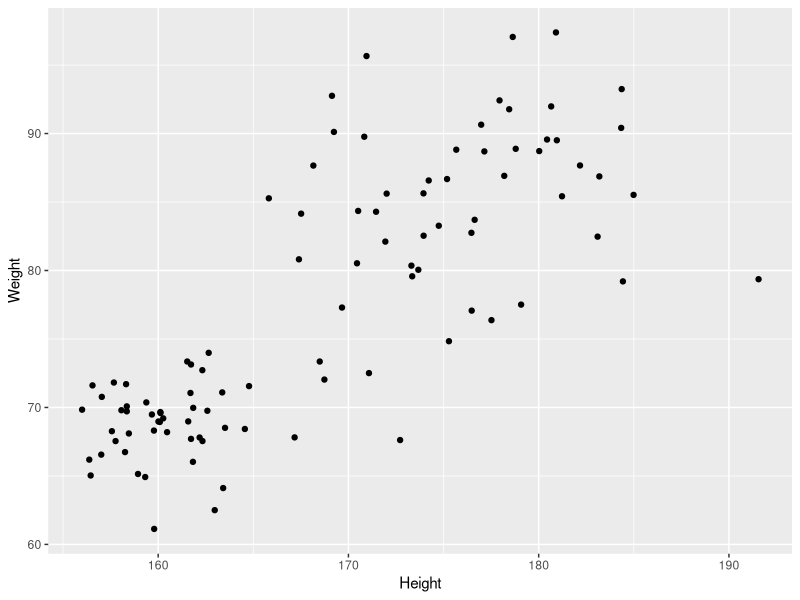
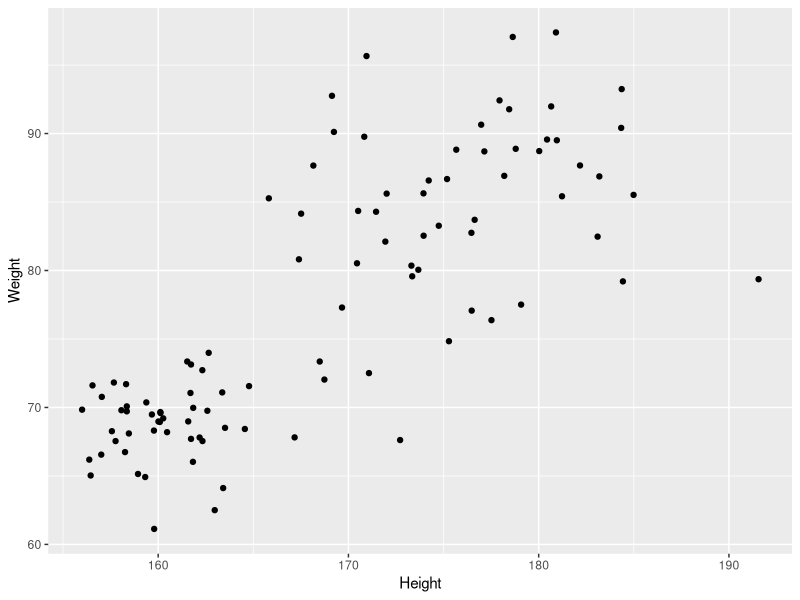
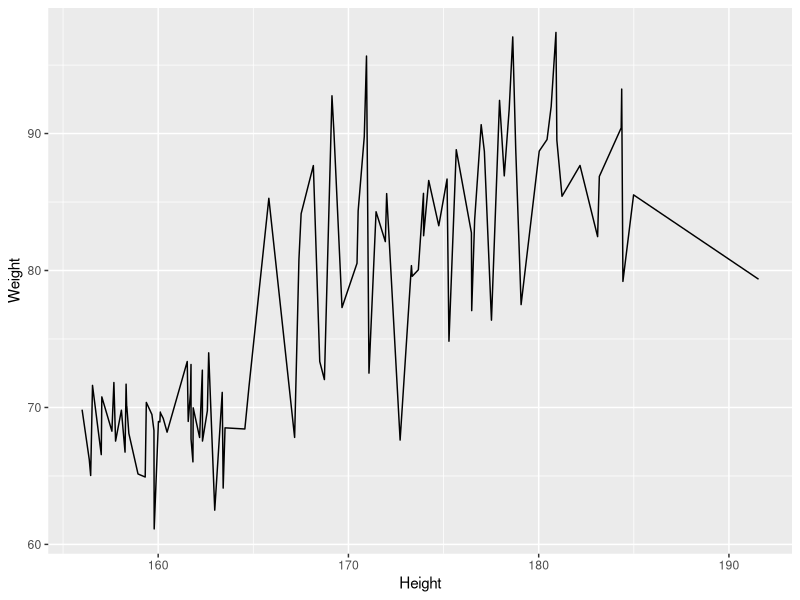
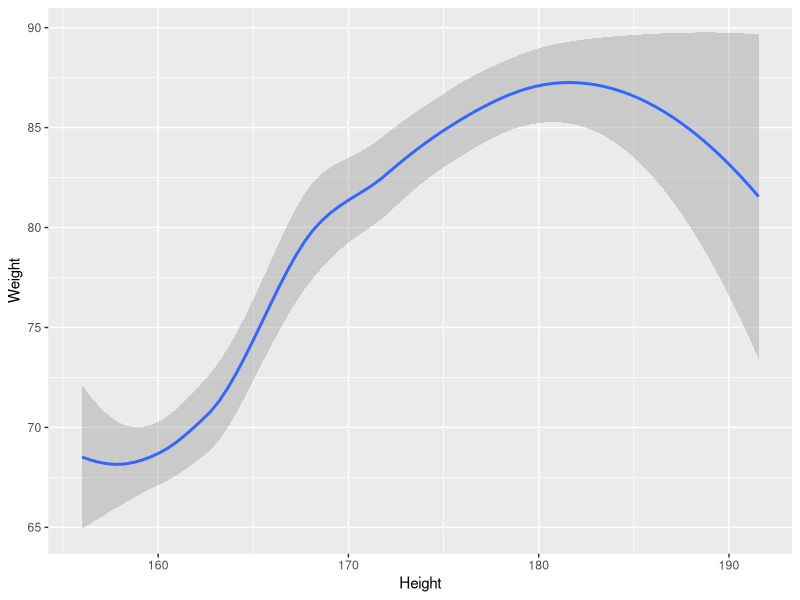
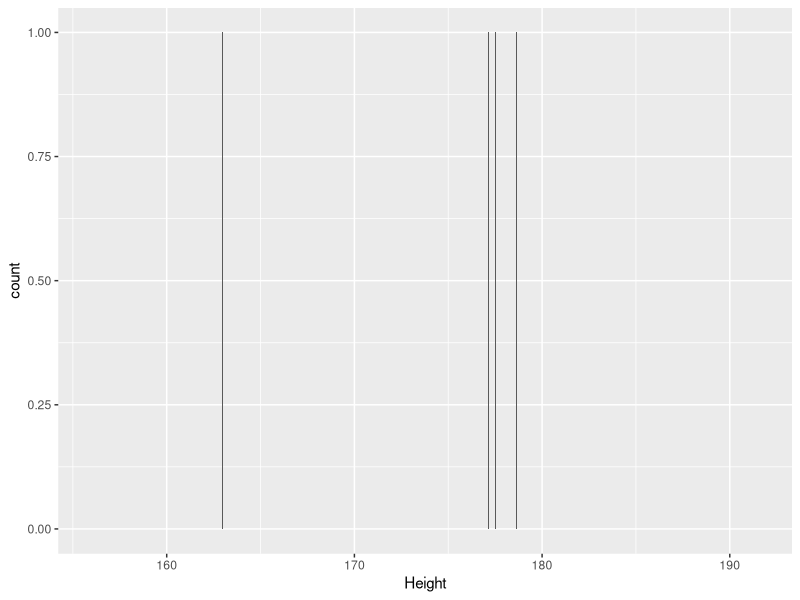
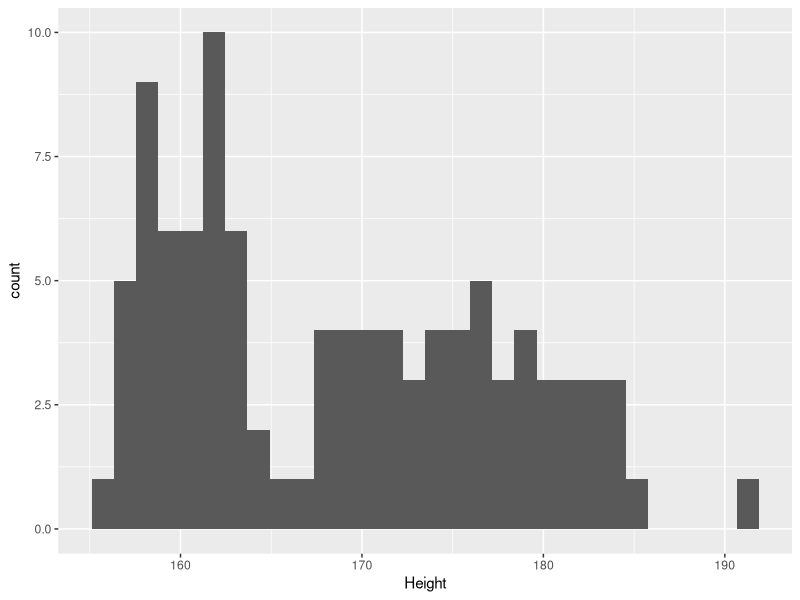
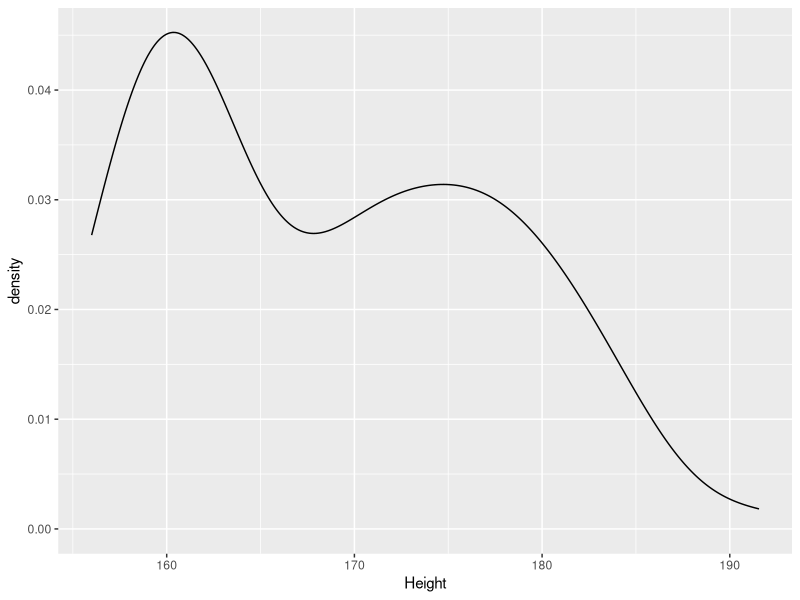
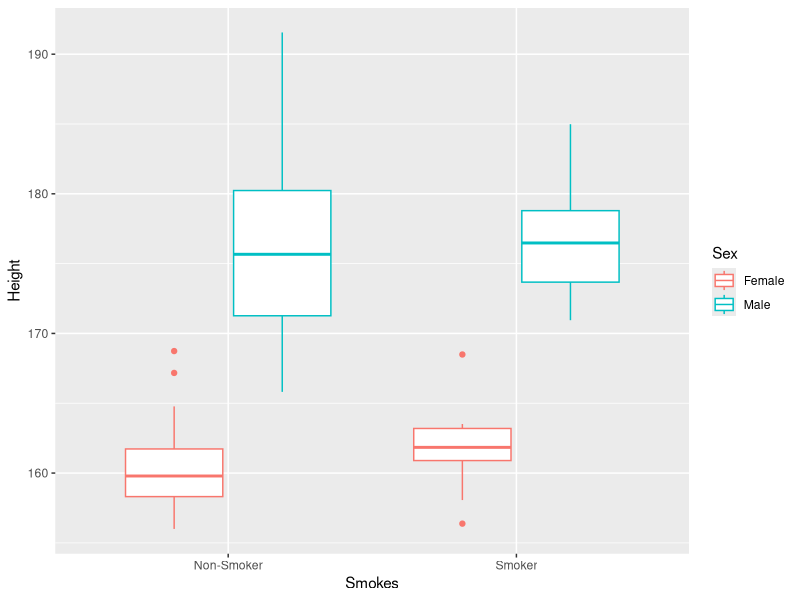

The R script that drew these images, in order:
## ---- chunk 1
knitr::opts_chunk$set(echo = TRUE)
## ---- chunk 2

## ---- chunk 3
suppressPackageStartupMessages(library(tidyr))
suppressPackageStartupMessages(library(ggplot2))
suppressPackageStartupMessages(library(dplyr))
suppressPackageStartupMessages(library(stringr))
suppressPackageStartupMessages(library(lubridate))
## ---- chunk 4
patients_clean <- read.delim("patients_clean_ggplot2.txt",sep="\t")
knitr:::kable(head(patients_clean))
## ---- chunk 5
pcPlot <- ggplot(data=patients_clean)
class(pcPlot)
pcPlot$data[1:4,]
## ---- chunk 6
pcPlot$mapping
pcPlot$theme
pcPlot$layers
## ---- chunk 7
pcPlot <- ggplot(data=patients_clean)

pcPlot <- pcPlot+aes(x=Height,Weight)

pcPlot$mapping
pcPlot$theme
pcPlot$layers
## ---- chunk 8
pcPlot <- ggplot(data=patients_clean)

pcPlot <- pcPlot+aes(x=Height,Weight)
pcPlot <- pcPlot+geom_point()

pcPlot$mapping
pcPlot$theme
pcPlot$layers

## ---- chunk 9
pcPlot

## ---- chunk 10
pcPlot <- ggplot(data=patients_clean,
                 mapping=aes(x=Height,Weight))
pcPlot+geom_point()
## ---- chunk 11
pcPlot <- ggplot(data=patients_clean,
        mapping=aes(x=Height,Weight))

pcPlot_line <- pcPlot+geom_line() 

pcPlot_line

## ---- chunk 12
pcPlot <- ggplot(data=patients_clean,
        mapping=aes(x=Height,Weight))

pcPlot_smooth <- pcPlot+geom_smooth() 

pcPlot_smooth

## ---- chunk 13
pcPlot <- ggplot(data=patients_clean,
        mapping=aes(x=Height))

pcPlot_bar <- pcPlot+geom_bar() 

pcPlot_bar

# pcPlot <- ggplot(data=patients_clean,
#         mapping=aes(x=Height,))
# 
# pcPlot_bar <- pcPlot+geom_bar() 
# 
# pcPlot_bar

## ---- chunk 14
pcPlot <- ggplot(data=patients_clean,
        mapping=aes(x=Height))

pcPlot_hist <- pcPlot+geom_histogram() 

pcPlot_hist

## ---- chunk 15
pcPlot <- ggplot(data=patients_clean,
        mapping=aes(x=Height))

pcPlot_density <- pcPlot+geom_density() 

pcPlot_density

## ---- chunk 16

pcPlot <- ggplot(data=patients_clean,
        mapping=aes(x=Smokes,y=Height,colour=Sex))

pcPlot_boxplot <- pcPlot+geom_boxplot() 

pcPlot_boxplot
## ---- chunk 17

pcPlot <- ggplot(data=patients_clean,
        mapping=aes(x=Smokes,y=Height,colour=Sex))

pcPlot_violin <- pcPlot+geom_violin() 

pcPlot_violin
## ---- chunk 18
pcPlot <- ggplot(data=patients_clean,
                 mapping=aes(x=Height,Weight))
pcPlot+geom_point(colour="red")
## ---- chunk 19
pcPlot <- ggplot(data=patients_clean,
                 mapping=aes(x=Height,Weight))
pcPlot+geom_point()
## ---- chunk 20
pcPlot <- ggplot(data=patients_clean,
                 mapping=aes(x=Height,y=Weight,colour=Sex))
pcPlot+geom_point()
## ---- chunk 21
pcPlot <- ggplot(data=patients_clean,
                 mapping=aes(x=Height,y=Weight,shape=Sex))
pcPlot+geom_point()
## ---- chunk 22
pcPlot <- ggplot(data=patients_clean)
pcPlot+geom_point(aes(x=Height,y=Weight,colour=Sex))
pcPlot+geom_point(aes(x=Height,y=Weight,colour=Smokes))
pcPlot+geom_point(aes(x=Height,y=Weight,colour=Smokes,shape=Sex))
pcPlot+geom_violin(aes(x=Sex,y=Height,fill=Smokes))
## ---- chunk 23
pcPlot <- ggplot(data=patients_clean,aes(x=Height,y=Weight,colour=Sex))+geom_point()
pcPlot + facet_grid(Smokes~Sex)
## ---- chunk 24
pcPlot <- ggplot(data=patients_clean,aes(x=Height,y=Weight,colour=Sex))+geom_point()
pcPlot + facet_grid(~Sex)
## ---- chunk 25
pcPlot <- ggplot(data=patients_clean,aes(x=Height,y=Weight,colour=Sex))+geom_point()
pcPlot + facet_grid(Sex~.)
## ---- chunk 26
pcPlot <- ggplot(data=patients_clean,aes(x=Height,y=Weight,colour=Sex))+geom_point()
pcPlot + facet_wrap(~Smokes)
## ---- chunk 27
pcPlot <- ggplot(data=patients_clean,aes(x=Height,y=Weight,colour=Sex))+geom_point()
pcPlot + facet_wrap(~Pet+Smokes+Sex)
## ---- chunk 28
pcPlot + facet_grid(Smokes~Sex+Pet)
